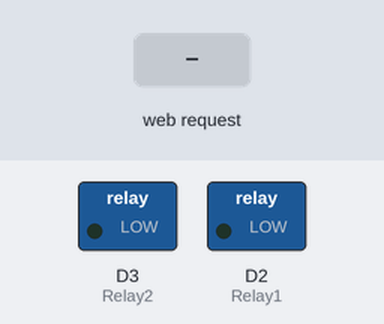
A sketch run on a simulated ESP8266 (NodeMCU). On the bench: switched loads named in the sketch (green lamp = pin HIGH). The test bench sets the inputs (shaded band). WiFi joins after 1.5 s; servers stay silent unless stated; what the sketch prints to the serial monitor is not drawn.

Above: at 2.7 s.
2.8 s: HTTP request GET /Relay1On received
At 3.2 s:
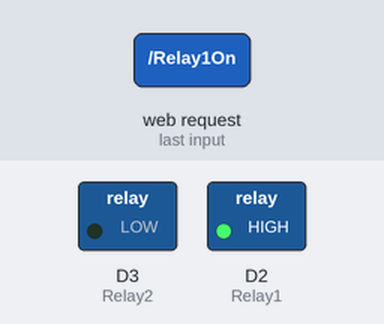
4.3 s: HTTP request GET /Relay2On received
At 5.5 s:
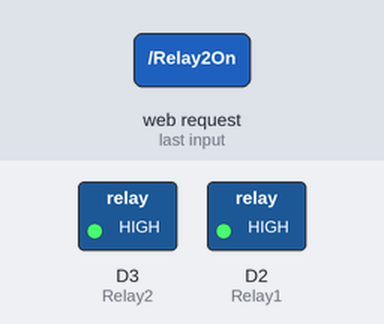
5.8 s: HTTP request GET /Relay1Off received
At 6.7 s:
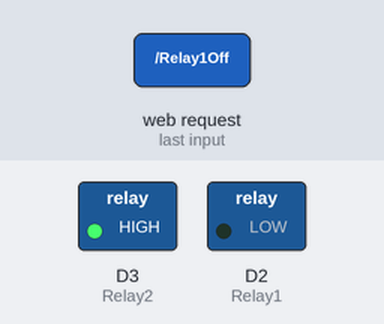
7.3 s: HTTP request GET /Relay2Off received
At 7.8 s:
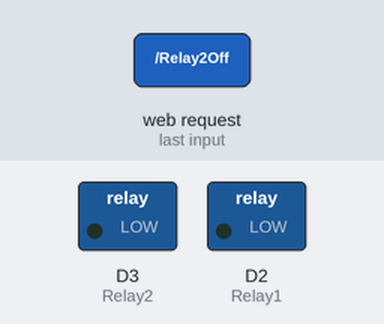
Timing chart, 0 to 9.8 s (numbered marks = the images above; inputs shaded):
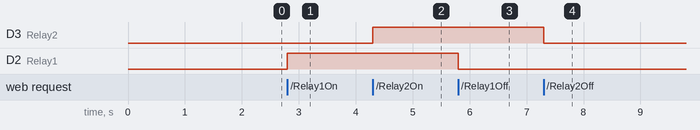

The sketch:

MIT_APP_WEB.ino
```cpp
#include <ESP8266WiFi.h>
WiFiClient client;
WiFiServer server(80);

/* WIFI settings */
const char* ssid = "c";   //WIFI SSID
const char* password = "66666666";    //WIFI PASSWORD

/* data received from application */
String  data ="";

int Relay1 = D2;
int Relay2=D3;

void setup()
{
  /* initialize motor control pins as output */
  pinMode(Relay1, OUTPUT);
  pinMode(Relay2, OUTPUT);

  digitalWrite(Relay1,LOW);
  digitalWrite(Relay2,LOW);

  /* start server communication */
  Serial.begin(115200);
  connectWiFi();
  server.begin();
}

void loop()
{
    /* If the server available, run the "checkClient" function */
    client = server.available();
    if (!client) return;
    data = checkClient ();
Serial.print(data);
/************************ Run function according to incoming data from application *************************/


    if (data == "Relay1On")
    {
      digitalWrite(Relay1,HIGH);
      }

    else if (data == "Relay1Off")
    {
      digitalWrite(Relay1,LOW);
      }

    else if (data == "Relay2On")
    {
      digitalWrite(Relay2,HIGH);
      }

    else if (data == "Relay2Off")
    {
      digitalWrite(Relay2,LOW);
      }

}

void connectWiFi()
{
  Serial.println("Connecting to WIFI");
  WiFi.begin(ssid, password);
  while ((!(WiFi.status() == WL_CONNECTED)))
  {
    delay(300);
    Serial.print("..");
  }
  Serial.println("");
  Serial.println("WiFi connected");
  Serial.println("NodeMCU Local IP is : ");
  Serial.print((WiFi.localIP()));
}
/********************************** RECEIVE DATA FROM the APP ******************************************/
String checkClient (void)
{
  while(!client.available()) delay(1);
  String request = client.readStringUntil('\r');
  request.remove(0, 5);
  request.remove(request.length()-9,9);
  return request;
}
```

Measured:
- after the input at 2.8 s, D2 (Relay1): LOW → HIGH at once
- after the input at 4.3 s, D3 (Relay2): LOW → HIGH at once
- after the input at 5.8 s, D2 (Relay1): HIGH → LOW at once
- after the input at 7.3 s, D3 (Relay2): HIGH → LOW at once
